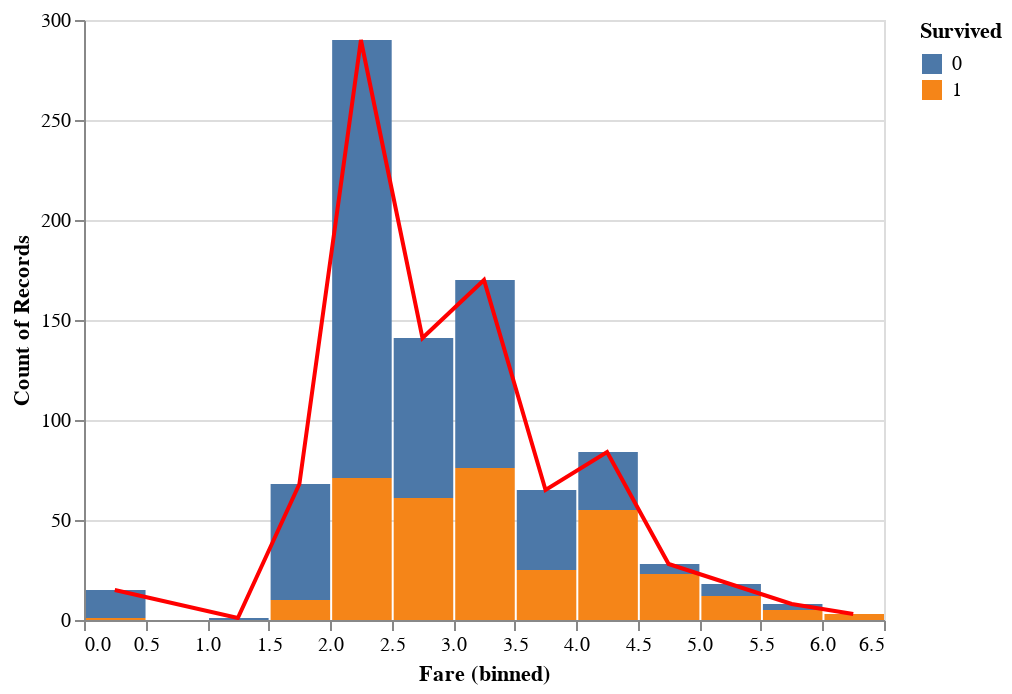

The code cell stored with this chart in its notebook:
### Code cell
bar = alt.Chart(df_train).mark_bar().encode(
    alt.X('Fare',bin=alt.Bin(maxbins=20)),
    y = 'count()',
    color = 'Survived:N'
).interactive()
line = alt.Chart(df_train).mark_line(color = 'red').encode(
    alt.X('Fare',bin=alt.Bin(maxbins=20)),
    y = 'count()'
).interactive()
bar + line

### Figure 1 — Vega-Lite specification as saved in the notebook (floating-point values rounded to 4 significant figures; data arrays with more than 128 entries replaced by an {"elided": "..."} marker saying what was removed)
{"config": {"view": {"continuousWidth": 400, "continuousHeight": 300}}, "layer": [{"mark": "bar", "encoding": {"color": {"field": "Survived", "type": "nominal"}, "x": {"bin": {"maxbins": 20}, "field": "Fare", "type": "quantitative"}, "y": {"aggregate": "count", "type": "quantitative"}}, "selection": {"selector006": {"type": "interval", "bind": "scales", "encodings": ["x", "y"]}}}, {"mark": {"type": "line", "color": "red"}, "encoding": {"x": {"bin": {"maxbins": 20}, "field": "Fare", "type": "quantitative"}, "y": {"aggregate": "count", "type": "quantitative"}}, "selection": {"selector007": {"type": "interval", "bind": "scales", "encodings": ["x", "y"]}}}], "data": {"name": "data-7e20af5516ca5367def43cffe16b7999"}, "$schema": "https://vega.github.io/schema/vega-lite/v4.17.0.json", "datasets": {"data-7e20af5516ca5367def43cffe16b7999": {"elided": "891 records"}}}
